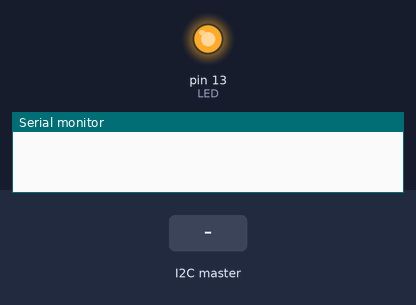
A sketch run on a simulated Arduino Uno, built with avr-gcc and run on an emulated ATmega328P. Parts: output pins drawn as LEDs (lit = HIGH), the last lines printed to the serial monitor. The test bench sets the inputs (shaded band).

Above: at 1.2 s.
1.3 s: the I2C master sends the byte 90
At 2.0 s:
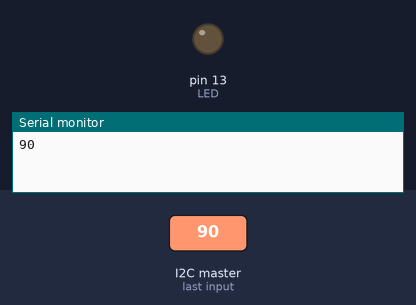
2.8 s: the I2C master sends the byte 1
At 3.1 s:
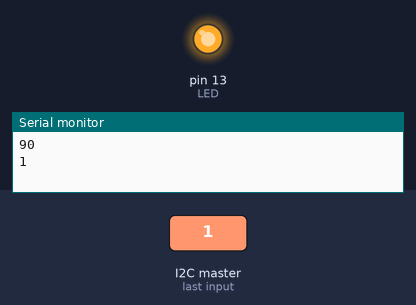
4.3 s: the I2C master sends the byte 200
At 5.4 s:
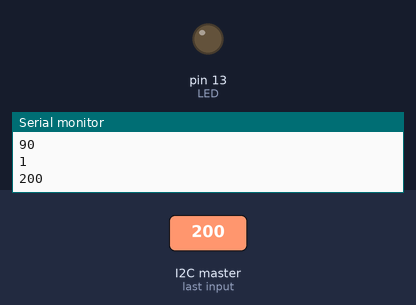
Timing chart, 0 to 7.3 s (numbered marks = the images above; inputs shaded):
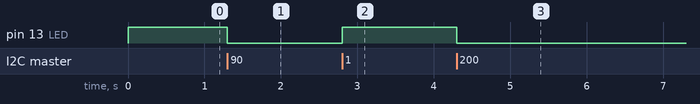

Measured:
- after the input at 1.3 s, pin 13 (LED): HIGH → LOW at once
- after the input at 2.8 s, pin 13 (LED): LOW → HIGH at once
- after the input at 4.3 s, pin 13 (LED): HIGH → LOW at once

The sketch:

pico-arduino-com-slave.ino
```cpp
#include <Wire.h>
int LED = 13;
int x = 0;

void setup()
{
  pinMode (LED, OUTPUT);
  Wire.begin(9);
  Wire.onReceive(receiveEvent);
  Serial.begin(9600);
}

void receiveEvent(int bytes)
{
  x = Wire.read();
  Serial.println(x);
}

void loop()
{
  if (x <= 3)
  {
    digitalWrite(LED, HIGH);
  }
  else
  {
    digitalWrite(LED, LOW);
  }
}
```
